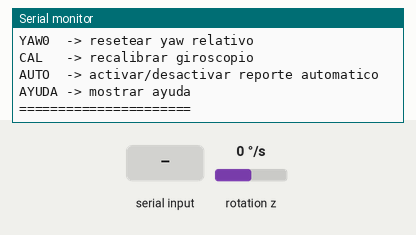
Recording of a sketch running on a simulated ESP32-S3. Shown: the last lines printed to the serial monitor. Wiring (inferred from the names in the program): MPU-6050 motion sensor at I2C address 0x68. Inputs (shaded band) come from the test bench; at power-on: rotation z 0 °/s.

Above: at 4.0 s.
4.1 s: "IMU\n" received over Serial
At 5.1 s:
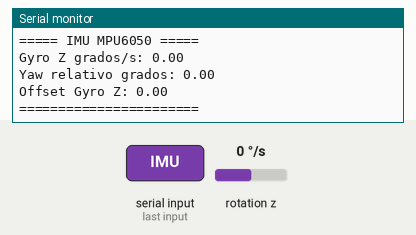
5.6 s: "YAW0\n" received over Serial
At 6.2 s:
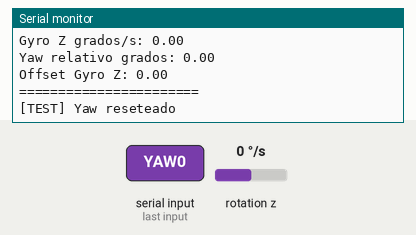
7.1 s: "CAL\n" received over Serial
At 8.5 s:
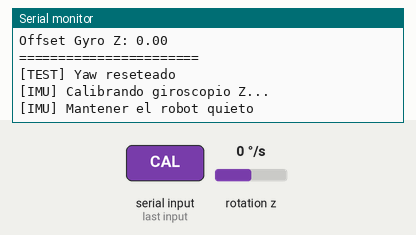
10.1 s: "AUTO\n" received over Serial
At 10.41 s:
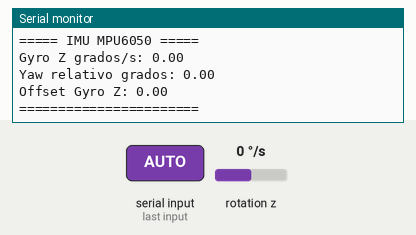
11.6 s: rotation z set to -192 °/s
At 11.91 s:
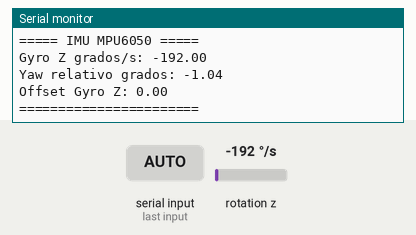
13.1 s: "AUTO\n" received over Serial
At 14.3 s:
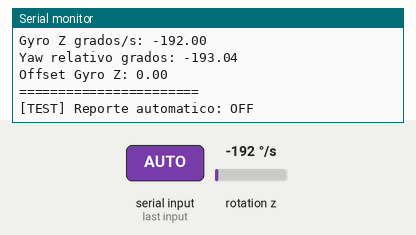
Timing chart, 0 to 15.6 s (numbered marks = the images above; inputs shaded):
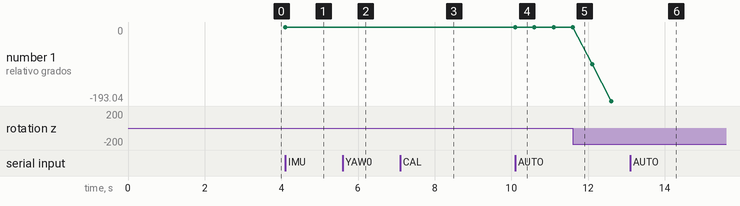

Measured:
- after the input at 4.1 s, the serial monitor: prints a new line at once (image 1)
- after the input at 5.6 s, the serial monitor: prints a new line at once (image 2)
- after the input at 7.1 s, the serial monitor: prints a new line at once (image 3)
- after the input at 10.1 s, the serial monitor: prints a new line at once (image 4)
- after the input at 11.6 s, the serial monitor: prints a new line at once (image 5)
- after the input at 13.1 s, the serial monitor: prints a new line at once (image 6)
- plotted number 1: 0 → -193.04 after the input at 11.6 s

The sketch:

imu.ino
```cpp
#include "config.h"
#include "imu.h"

bool reporteAutomatico = false;
unsigned long ultimoReporte = 0;
const unsigned long INTERVALO_REPORTE_MS = 500;

void mostrarAyuda() {
    Serial.println();
    Serial.println("===== PRUEBA IMU =====");
    Serial.println("IMU   -> imprimir datos IMU");
    Serial.println("YAW0  -> resetear yaw relativo");
    Serial.println("CAL   -> recalibrar giroscopio");
    Serial.println("AUTO  -> activar/desactivar reporte automatico");
    Serial.println("AYUDA -> mostrar ayuda");
    Serial.println("======================");
    Serial.println();
}

void setup() {
    Serial.begin(SERIAL_BAUDRATE);
    delay(1000);

    Serial.println("Iniciando prueba IMU...");

    bool ok = inicializarIMU();

    if (ok) {
        Serial.println("[TEST] IMU lista");
    } else {
        Serial.println("[TEST] Error inicializando IMU");
    }

    mostrarAyuda();
}

void loop() {
    actualizarIMU();

    if (reporteAutomatico && millis() - ultimoReporte >= INTERVALO_REPORTE_MS) {
        ultimoReporte = millis();
        imprimirIMU();
    }

    if (!Serial.available()) {
        return;
    }

    String comando = Serial.readStringUntil('\n');
    comando.trim();
    comando.toUpperCase();

    if (comando == "IMU") {
        imprimirIMU();
    }

    else if (comando == "YAW0") {
        resetYaw();
        Serial.println("[TEST] Yaw reseteado");
    }

    else if (comando == "CAL") {
        calibrarIMU();
        resetYaw();
        Serial.println("[TEST] IMU recalibrada");
    }

    else if (comando == "AUTO") {
        reporteAutomatico = !reporteAutomatico;
        Serial.print("[TEST] Reporte automatico: ");
        Serial.println(reporteAutomatico ? "ON" : "OFF");
    }

    else if (comando == "AYUDA") {
        mostrarAyuda();
    }

    else {
        Serial.println("[TEST] Comando no reconocido");
    }
}
```

imu.cpp
```cpp
#include "imu.h"

static float offsetGyroZ = 0.0;
static float gyroZ = 0.0;
static float yawRelativo = 0.0;

static unsigned long tiempoAnteriorIMU = 0;
static bool imuInicializada = false;

static int16_t leerRegistro16(uint8_t registroAlto) {
    Wire.beginTransmission(MPU6050_ADDR);
    Wire.write(registroAlto);
    Wire.endTransmission(false);

    Wire.requestFrom(MPU6050_ADDR, 2, true);

    int16_t valor = Wire.read() << 8 | Wire.read();
    return valor;
}

bool inicializarIMU() {
    Wire.begin(PIN_SDA, PIN_SCL);

    Wire.beginTransmission(MPU6050_ADDR);
    byte error = Wire.endTransmission();

    if (error != 0) {
        Serial.println("[IMU] MPU6050 no detectado");
        imuInicializada = false;
        return false;
    }

    // Despertar MPU6050
    Wire.beginTransmission(MPU6050_ADDR);
    Wire.write(0x6B);   // PWR_MGMT_1
    Wire.write(0x00);   // salir de sleep
    Wire.endTransmission(true);

    delay(100);

    // Configurar gyro ±250 grados/s
    Wire.beginTransmission(MPU6050_ADDR);
    Wire.write(0x1B);   // GYRO_CONFIG
    Wire.write(0x00);
    Wire.endTransmission(true);

    imuInicializada = true;
    tiempoAnteriorIMU = micros();

    Serial.println("[IMU] MPU6050 inicializado");

    calibrarIMU();
    resetYaw();

    return true;
}

void calibrarIMU() {
    if (!imuInicializada) {
        Serial.println("[IMU] No se puede calibrar: IMU no inicializada");
        return;
    }

    Serial.println("[IMU] Calibrando giroscopio Z...");
    Serial.println("[IMU] Mantener el robot quieto");

    long suma = 0;

    for (int i = 0; i < MUESTRAS_CALIBRACION_IMU; i++) {
        int16_t rawGyroZ = leerRegistro16(0x47); // GYRO_ZOUT_H
        suma += rawGyroZ;
        delay(3);
    }

    float promedioRaw = suma / (float)MUESTRAS_CALIBRACION_IMU;

    // Sensibilidad para ±250 grados/s = 131 LSB/(°/s)
    offsetGyroZ = promedioRaw / 131.0;

    Serial.print("[IMU] Offset Gyro Z: ");
    Serial.println(offsetGyroZ);
}

void actualizarIMU() {
    if (!imuInicializada) {
        return;
    }

    unsigned long tiempoActual = micros();
    float dt = (tiempoActual - tiempoAnteriorIMU) / 1000000.0;
    tiempoAnteriorIMU = tiempoActual;

    int16_t rawGyroZ = leerRegistro16(0x47);

    gyroZ = (rawGyroZ / 131.0) - offsetGyroZ;

    // Integracion simple del yaw relativo
    yawRelativo += gyroZ * dt;
}

void resetYaw() {
    yawRelativo = 0.0;
    tiempoAnteriorIMU = micros();
}

float obtenerYawRelativo() {
    return yawRelativo;
}

float obtenerGyroZ() {
    return gyroZ;
}

void imprimirIMU() {
    actualizarIMU();

    Serial.println();
    Serial.println("===== IMU MPU6050 =====");

    Serial.print("Gyro Z grados/s: ");
    Serial.println(obtenerGyroZ());

    Serial.print("Yaw relativo grados: ");
    Serial.println(obtenerYawRelativo());

    Serial.print("Offset Gyro Z: ");
    Serial.println(offsetGyroZ);

    Serial.println("=======================");
    Serial.println();
}
```

imu.h
```cpp
#ifndef IMU_H
#define IMU_H

#include <Arduino.h>
#include <Wire.h>
#include "config.h"

bool inicializarIMU();
void calibrarIMU();
void actualizarIMU();

void resetYaw();
float obtenerYawRelativo();
float obtenerGyroZ();

void imprimirIMU();

#endif
```

config.h
```cpp
#ifndef CONFIG_H
#define CONFIG_H

// =====================================================
// COMUNICACION
// =====================================================

#define SERIAL_BAUDRATE 115200

// =====================================================
// PINOUT ESP32-S3
// =====================================================

// -------------------------
// I2C - MPU6050 / GY-521
// -------------------------

#define PIN_SDA 8
#define PIN_SCL 9

// -------------------------
// Ultrasonicos HC-SR04
// ECHO pasa por 74HC4050
// -------------------------

#define TRIG_FRONT 4
#define ECHO_FRONT 5

#define TRIG_LEFT 6
#define ECHO_LEFT 7

#define TRIG_RIGHT 15
#define ECHO_RIGHT 16

// -------------------------
// Encoders FC-03
// -------------------------

#define ENCODER_LEFT 17
#define ENCODER_RIGHT 18

// -------------------------
// Driver DRV8833
// -------------------------

#define PIN_NSLEEP 10

#define AIN1 11
#define AIN2 12

#define BIN1 13
#define BIN2 14

// -------------------------
// Servo MG90S
// -------------------------

#define SERVO_PIN 21

// =====================================================
// MAPA LOCAL DE MISION
// =====================================================

// Cada celda representa 20 cm
#define TAM_CELDA_MM 200

// Mapa local temporal.
// Se usa solo durante una misión.
#define MAPA_FILAS 11
#define MAPA_COLUMNAS 11

// Origen lógico dentro de la matriz.
// Como el mapa es 11x11, el centro es 5,5.
#define MAPA_ORIGEN_X 5
#define MAPA_ORIGEN_Y 5

// =====================================================
// SISTEMA DE COORDENADAS LOCAL
// =====================================================

// Convención usada en el proyecto:
//
// x positivo = derecha respecto al inicio de la misión
// x negativo = izquierda respecto al inicio de la misión
// y positivo = adelante respecto al inicio de la misión
// y negativo = atrás respecto al inicio de la misión
//
// El robot inicia cada misión en:
// posicion = (0, 0)
// direccion = NORTE local

// =====================================================
// UMBRALES DE OBSTACULOS
// =====================================================

#define DIST_OBSTACULO_FRENTE_MM 180
#define DIST_OBSTACULO_LATERAL_MM 150

// Distancia máxima considerada válida para los HC-SR04.
// Lecturas mayores pueden tratarse como "sin obstáculo cercano".
#define DIST_ULTRASONICO_MAX_MM 2000

// Cantidad de muestras para filtrado.
// Mejor usar número impar: 3, 5, 7...
#define ULTRASONICO_MUESTRAS 5

// =====================================================
// CONSTANTES FISICAS DEL ROBOT
// Se deben calibrar en pruebas reales
// =====================================================

// Diámetro estimado de las ruedas
#define DIAMETRO_RUEDA_MM 65.0

// Pulsos por vuelta del encoder.
// Este valor se debe medir realmente.
#define PULSOS_POR_VUELTA 20.0

// Distancia entre las ruedas izquierda y derecha.
// Sirve para estimar giros y control diferencial.
#define DISTANCIA_ENTRE_RUEDAS_MM 120.0

// Valor aproximado de PI
#define PI_ROBOT 3.14159265

// Perímetro de la rueda
#define PERIMETRO_RUEDA_MM (PI_ROBOT * DIAMETRO_RUEDA_MM)

// Conversión aproximada de pulsos a distancia.
// Puede recalibrarse luego.
#define PULSOS_POR_MM (PULSOS_POR_VUELTA / PERIMETRO_RUEDA_MM)

// Pulsos necesarios para avanzar una celda
#define PULSOS_POR_CELDA (TAM_CELDA_MM * PULSOS_POR_MM)

// =====================================================
// PWM Y CONTROL DE MOTORES
// =====================================================

// PWM mínimo útil.
// Debe ser suficiente para vencer la fricción.
#define PWM_MIN 80

// PWM máximo permitido.
#define PWM_MAX 255

// Velocidades base iniciales.
// Luego se calibran.
#define PWM_BASE_AVANCE 150
#define PWM_BASE_GIRO 140

// Límites específicos para control de avance
#define PWM_AVANCE_MIN 90
#define PWM_AVANCE_MAX 190

// Límites específicos para giro
#define PWM_GIRO_MIN 85
#define PWM_GIRO_MAX 180

// =====================================================
// CONTROL DE AVANCE
// =====================================================

// Tolerancia aceptada al avanzar una distancia
#define TOLERANCIA_DISTANCIA_MM 8.0

// Ganancia para corregir diferencia entre ruedas
#define KP_ENCODER_AVANCE 0.8

// Ganancia para corregir desviación angular usando IMU
#define KP_YAW_AVANCE 1.5

// Tiempo máximo para avanzar una celda.
// Evita que el robot quede intentando avanzar para siempre.
#define TIMEOUT_AVANCE_CELDA_MS 4000

// =====================================================
// CONTROL DE GIRO
// =====================================================

// Tolerancia angular aceptable
#define TOLERANCIA_GIRO_GRADOS 3.0

// Ganancia proporcional para giro
#define KP_GIRO 2.0

// Tiempo máximo para un giro de 90 o 180 grados
#define TIMEOUT_GIRO_MS 4000

// =====================================================
// MPU6050 / IMU
// =====================================================

// Dirección I2C típica del MPU6050
#define MPU6050_ADDR 0x68

// Tiempo de calibración inicial del giroscopio
#define TIEMPO_CALIBRACION_IMU_MS 2000

// Cantidad de muestras para calibración
#define MUESTRAS_CALIBRACION_IMU 500

// =====================================================
// SERVO DE DESCARGA
// =====================================================

#define SERVO_ANGULO_CERRADO 0
#define SERVO_ANGULO_ABIERTO 90

#define TIEMPO_APERTURA_SERVO_MS 1200

// Valores típicos para servo en ESP32Servo
#define SERVO_MIN_US 500
#define SERVO_MAX_US 2400
#define SERVO_FRECUENCIA_HZ 50

// =====================================================
// DEPURACION
// =====================================================

#define DEBUG_GENERAL true
#define DEBUG_COMANDOS true
#define DEBUG_ESTADOS true
#define DEBUG_SENSORES false
#define DEBUG_CONTROL false
#define DEBUG_MAPA false

#endif
```
